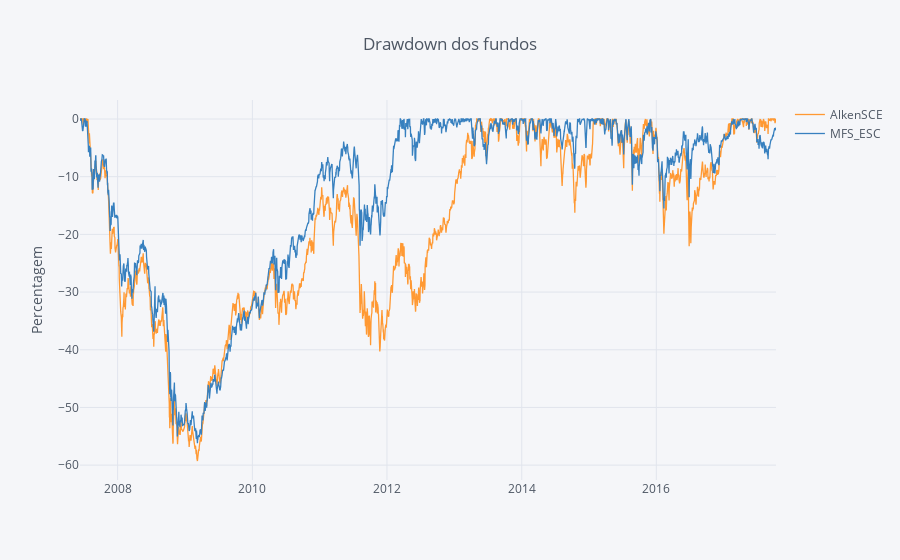

Notebook code cell kept with this figure:
### Code cell
#### Computing Drawdowns ####
DD = round(compute_drawdowns(fundos_norm), 2)

DD.iplot(kind='scatter', title='Drawdown dos fundos', yTitle='Percentagem')

### Figure 1 — Plotly figure (JSON) as saved in the notebook; plotly's stock layout.template omitted (floating-point values rounded to 4 significant figures; data arrays with more than 128 entries replaced by an {"elided": "..."} marker saying what was removed)
{"data": [{"line": {"color": "rgba(255, 153, 51, 1.0)", "dash": "solid", "width": 1.3}, "mode": "lines", "name": "AlkenSCE", "text": "", "type": "scatter", "x": {"elided": "2648 str values"}, "y": {"elided": "2648 float values"}}, {"line": {"color": "rgba(55, 128, 191, 1.0)", "dash": "solid", "width": 1.3}, "mode": "lines", "name": "MFS_ESC", "text": "", "type": "scatter", "x": {"elided": "2648 str values"}, "y": {"elided": "2648 float values"}}], "layout": {"legend": {"bgcolor": "#F5F6F9", "font": {"color": "#4D5663"}}, "paper_bgcolor": "#F5F6F9", "plot_bgcolor": "#F5F6F9", "title": "Drawdown dos fundos", "titlefont": {"color": "#4D5663"}, "xaxis1": {"gridcolor": "#E1E5ED", "showgrid": true, "tickfont": {"color": "#4D5663"}, "title": "", "titlefont": {"color": "#4D5663"}, "zerolinecolor": "#E1E5ED"}, "yaxis1": {"gridcolor": "#E1E5ED", "showgrid": true, "tickfont": {"color": "#4D5663"}, "title": "Percentagem", "titlefont": {"color": "#4D5663"}, "zerolinecolor": "#E1E5ED"}}}
